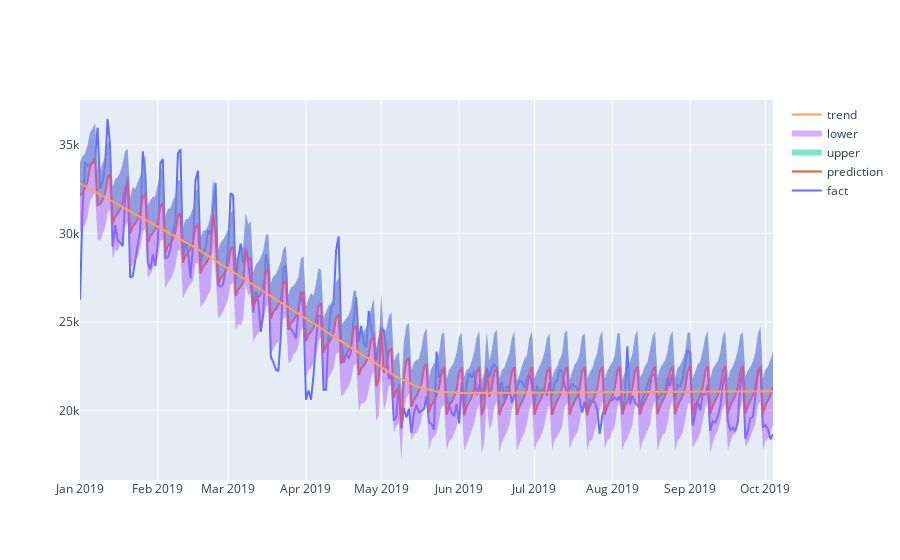

Notebook code for this chart:
### Code cell
# Рисуем график с границами прогноза
from plotly.offline import download_plotlyjs, init_notebook_mode, plot, iplot
import plotly.graph_objs as go
init_notebook_mode(connected = True)

iplot([
    go.Scatter(x=df['ds'], y=df['y'], name='fact'),
    go.Scatter(x=forecast['ds'], y=forecast['yhat'], name='prediction'),
    go.Scatter(x=forecast['ds'], y=forecast['yhat_upper'], fill='tonexty', mode='none', name='upper'),
    go.Scatter(x=forecast['ds'], y=forecast['yhat_lower'], fill='tonexty', mode='none', name='lower'),
    go.Scatter(x=forecast['ds'], y=forecast['trend'], name='trend')
])

### Figure 1 — Plotly figure (JSON) as saved in the notebook; plotly's stock layout.template omitted (floating-point values rounded to 4 significant figures; data arrays with more than 128 entries replaced by an {"elided": "..."} marker saying what was removed)
{"data": [{"name": "fact", "type": "scatter", "x": {"elided": "277 str values"}, "y": {"elided": "277 int values"}}, {"name": "prediction", "type": "scatter", "x": {"elided": "277 str values"}, "y": {"elided": "277 float values"}}, {"fill": "tonexty", "mode": "none", "name": "upper", "type": "scatter", "x": {"elided": "277 str values"}, "y": {"elided": "277 float values"}}, {"fill": "tonexty", "mode": "none", "name": "lower", "type": "scatter", "x": {"elided": "277 str values"}, "y": {"elided": "277 float values"}}, {"name": "trend", "type": "scatter", "x": {"elided": "277 str values"}, "y": {"elided": "277 float values"}}], "layout": {"autosize": true, "xaxis": {"autorange": true, "range": ["2019-01-01", "2019-10-04"], "type": "date"}, "yaxis": {"autorange": true, "range": [16070.0, 37530.0], "type": "linear"}}}
